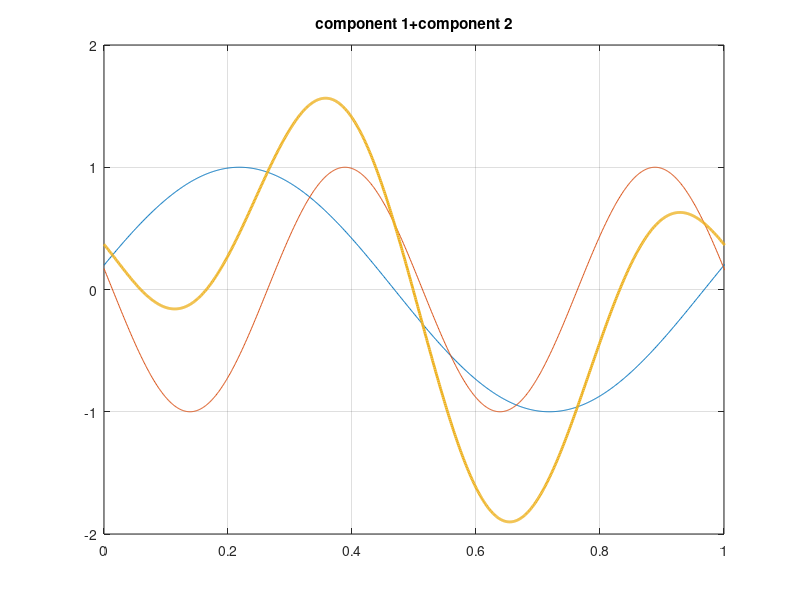
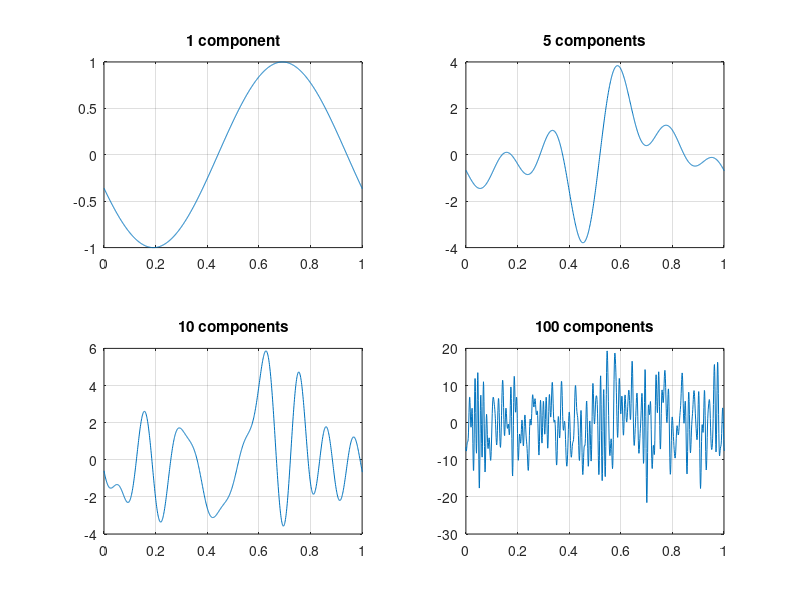
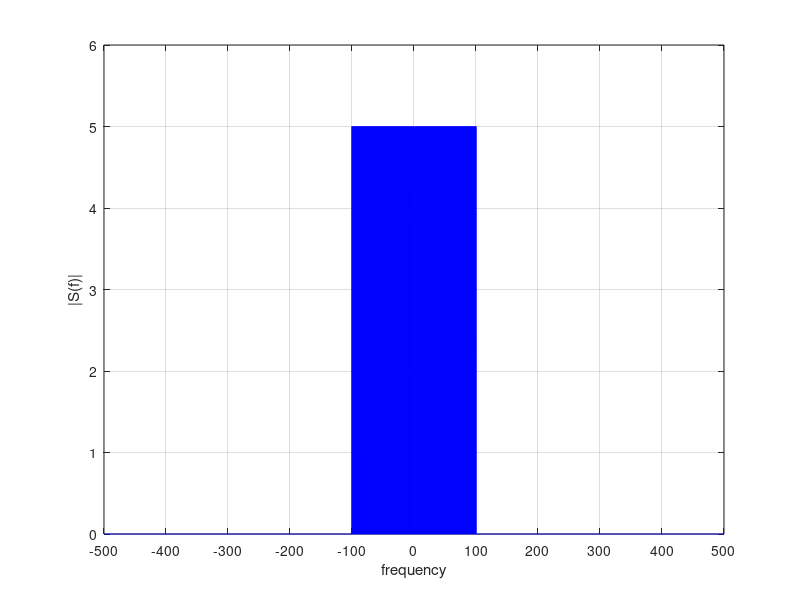
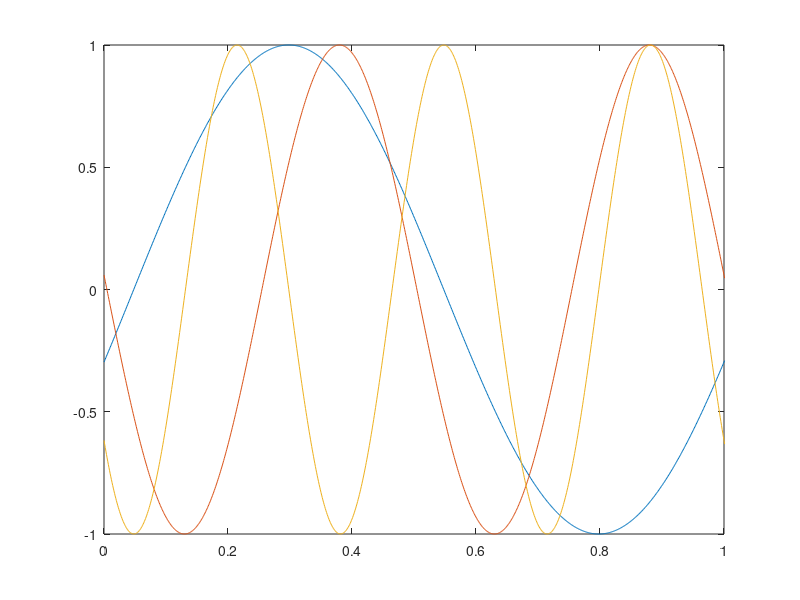

Recreate these plots in MATLAB, in order.
%  program on 
%  starting date

clear all
close all
clc


disp('sinusoidal components');

%% sampling, time and frequency axis

fs=1000;  % sampling frequency
Ts=1/fs;  % sampling time

Tmax=10;  % total snaphsot time
 
t=0:Ts:Tmax-Ts;   %time axis
N=length(t);      %total number of samples

fres=fs/N;          % resolution frequency
f=0:fres:fs-fres;     % frequency axis
ff=f-fs/2;        % symmetric frequency axis (fundamental interval)

%%  first two sinusoidal signals

f1=1;
f2=2*f1;

s1=cos(2*pi*f1*t+2*pi*rand);  % sinusoidal signal with frequency f1 and random phase
s2=cos(2*pi*f2*t+2*pi*rand);  % sinusoidal signal with frequency f2 and random phase

%%

fig1=figure;   % first figure

plot(t,s1); hold on;    % plot s1
ylim([-2 2])            % dimension y axis 
xlim([0 1])             % dimension x axis
grid on                 % grid
title('component 1')    % title

waitforbuttonpress      % stop until any key is pressed

plot(t,s2); hold on;    % plot s2
title('components 1 and 2') %new title 

waitforbuttonpress

plot(t,s1+s2,'linewidth',2); hold on; % plot s1+s2, with different width

title('component 1+component 2')    % new title 

waitforbuttonpress 

%%  s contains vectors with increasing frequency
%   z contains sum of vectors with increasing frequency

s(1,:)=s1;    % how to assign a vector
%z(1,:)=s1;


%%
% in this section generate 100 sinusoidal signals with increasing frequency
% and store them into matrix s
% and the sum of the first 1,2,3,...,100 signals
% and store them into matrix z


for i=1:100
   s(i,:)=cos(2*pi*i*t+2*pi*rand);
end



z=cumsum(s,1);





%%

fig2=figure;   %figure made by 4 (2x2) subplots

subplot(2,2,1)  % 2x2 figure
plot(t,z(1,:)); hold on;
xlim([0 1])
grid on
title('1 component')
   
subplot(2,2,2)
plot(t,z(5,:)); hold on;
xlim([0 1])
grid on
title('5 components')
    
subplot(2,2,3)
plot(t,z(10,:)); hold on;
xlim([0 1])
grid on
title('10 components')

subplot(2,2,4)
plot(t,z(100,:)); hold on;
xlim([0 1])
grid on
title('100 components')
    
waitforbuttonpress 

%%  FFT analysis
  
y=z(100,:);         % take the sum of the 100 sinusoidal signals 
Y=fft(y)*Ts;        % compute the fft using proper normalization
YY=fftshift(Y);     % shift into a symmetric plot

%%  plot fft

fig3=figure;

plot(ff,abs(YY),'b-')  %with symmetric axis
grid on
xlim([-500 500])
xticks(-500:100:500)  %choose ticks
xlabel('frequency')
ylabel('|S(f)|')

waitforbuttonpress 





%% alternative for creating s


fr = 1:100;                 % frequencies
arg=2*pi*fr'*t;             % sin argument without random phase (100x10000)

z=2*pi*rand(length(fr),1);  % random phases (100x1)
zz=repmat(z,1,length(t));   % (100x10000)

arg=arg+zz;                 % sin argument with random phase (100x10000)

s = sin(arg);               % signal  s (100x10000)

figure
plot(t,s(1,:)); hold on
plot(t,s(2,:)); 
plot(t,s(3,:)); 
xlim([0 1])


%% alternative for  creating s: meshgrid

t=0:Ts:Tmax-Ts;     %time axis
fr=1:100;           %frequencies

[T,FR] = meshgrid(t,fr);    % create a grid of pairs (t horizontal, fr vertical)
s = sin(2*pi*T.*FR);        % compute sin over the grid 


figure
plot(t,s(1,:)); hold on
plot(t,s(2,:)); 
plot(t,s(3,:)); 
xlim([0 1])